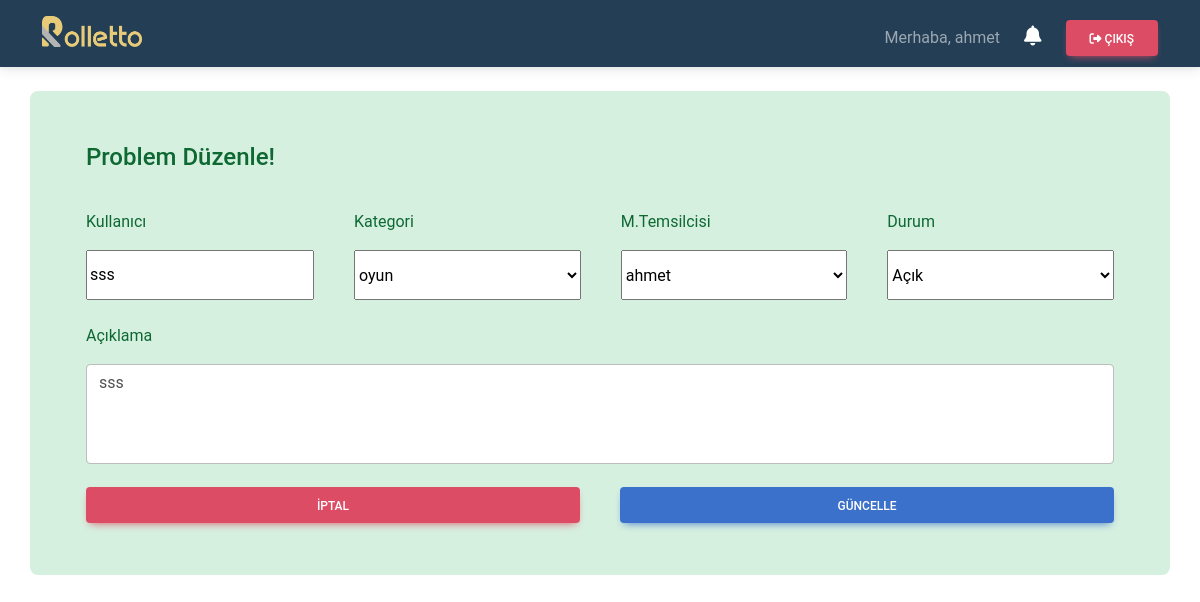
/update_problem/225 (signed in), run on the app's committed database.
### base/models.py (models this page shows, shortened)
class Problem(models.Model):
    STATUS = (
            ('Açık', 'Açık'),
            ('Kapalı', 'Kapalı')
            )
    class Meta:
        ordering = ['-date_created']
    add_by = models.CharField(max_length=20,null=True)
    customer_name = models.CharField(max_length=20,null=True)
    category = models.ForeignKey(Category, null=True, on_delete=models.SET_NULL)
    user = models.ForeignKey(User, null=True, on_delete=models.SET_NULL)
    description = models.TextField(null=True, blank=True)
    status = models.CharField(max_length=200, null=True, choices=STATUS)
    date_created = models.DateTimeField(auto_now_add=True, null=True)

### base/views.py (the view)
# urls.py: path('update_problem/<str:pk>', views.updateProblem, name="update_problem"),
def updateProblem(request,pk):
    problem = Problem.objects.get(id=pk)
    form = ProblemForm(instance=problem)
    if request.method == 'POST':
        form = ProblemForm(request.POST, instance=problem)
        if form.is_valid:
            form.save()
            return redirect('/')
    context = {'form':form}
    return render(request, 'base/update_problem.html', context)

### base/forms.py
class ProblemForm(forms.ModelForm):
    category = forms.ModelChoiceField(
        queryset= Category.objects.all(),
        empty_label='Kategori Seç',
        label='Kategori Seç',
    )
    user = forms.ModelChoiceField(
        queryset= User.objects.all(),
        empty_label='M.Temsilcisi',
        label='M.Temsilcisi'
    )
    status = forms.ChoiceField(choices=Problem.STATUS, label='Durum', required=True)
    class Meta:
        model = Problem
        fields = ['customer_name', 'category', 'user', 'description', 'status', 'add_by']
        widgets = {
            'customer_name': forms.TextInput(attrs={'placeholder': 'Kullanıcı Adı'}),
            'description': forms.Textarea(attrs={'placeholder': 'Açıklama gir','style':'resize:none;', 'class':'form-control'}),
        }

### base/models.py (called while the page is built)
    def __str__(self):
        return self.name

### base/templates/base/update_problem.html (shortened to what this page needs)
{% extends 'base/main.html' %}
{% block content %}
    <div class="alert alert-success container mt-4" role="alert">
        <div class="row">
            <div class="col-md-12">
                <div class="p-4">
                    <form action="" method='POST'>
                        <div class="row">
                            <div class="form-floating m-2 d-grid" style='height:50px'>
                                <h4 class="alert-heading">Problem Düzenle!</h4>
                            </div>
                            <div class="col-md form-floating m-2 d-grid" style='height:50px'>
                                <p>Kullanıcı</p>
                                <div class="d-grid" style="height:50px">{{form.customer_name}}</div>
                            </div>
                            <div class="col-md form-floating m-2 d-grid" style='height:50px'>
                                <p>Kategori</p>
                                <div class="d-grid" style="height:50px">{{form.category}}</div>
                            </div>
                            <div class="col-md form-floating m-2 d-grid" style='height:50px'>
                                <p>M.Temsilcisi</p>
                                <div class="d-grid" style="height:50px">{{form.user}}</div>
                            </div>
                            <div class="col-md form-floating m-2 d-grid" style='height:50px'>
                                <p>Durum</p>
                                <div class="d-grid" style="height:50px">{{form.status}}</div>
                            </div>
                        </div>
                        <div class="row mt-5">
                            <div class="col-md m-2 d-grid" style='height:100px;'>
                                <p>Açıklama</p>
                                <div class="d-grid" style="height:100px">{{form.description}}</div>
                            </div>
                        </div>
                        <div class="row mt-5">
                            <div class="col-md m-2 d-grid">
                                <a class="btn btn-danger" href="{% url 'user' %}">İptal</a>
                            </div>
                            <div class="col-md m-2 d-grid">
                                <button class="btn btn-primary" type="submit" name="Problem Düzenle">Güncelle</button>
                            </div>
                        </div>
                    </form>
                </div>
            </div>
        </div>
    </div>
{% endblock content %}

### base/templates/base/navbar.html (shortened to what this page needs)
{% load static %}
<nav class="navbar navbar-expand-lg navbar-dark bg-body-tertiary" style="background-color: rgb(35, 62, 85);">
    <div class="container">
        <a class="navbar-brand" href="/"><img class="img-fluid pb-1" style="width: 100px; height: 35px" src={% static "images/logo.png" %} alt="logo"></a>
        <div class="collapse navbar-collapse mt-2" id="navbarNav">
            <ul class="navbar-nav me-auto p-2 mb-lg-0">
            </ul>
            <span class="navbar-text p-2">
                Merhaba, {{request.user}}
            </span>
            {% if request.user.is_staff == False %}
            <a class="link-white ps-3 me-4" href="{% url 'notification' %}" role="button" aria-expanded="false">
                <i class="fa-solid fa-bell text-white" style="font-size:20px"></i>
            </a>
            {% endif %}
            <a class="btn btn-danger" href="{% url 'logout' %}" role="button">
                <i class="fa-solid fa-right-from-bracket"></i>
                Çıkış
            </a>
        </div>
    </div>
</nav>

### data on the page
Problem: customer_name "sss", category "oyun", user "ahmet", status "Açık", description "sss"

### other printed values
{{ request.user }} "ahmet"
